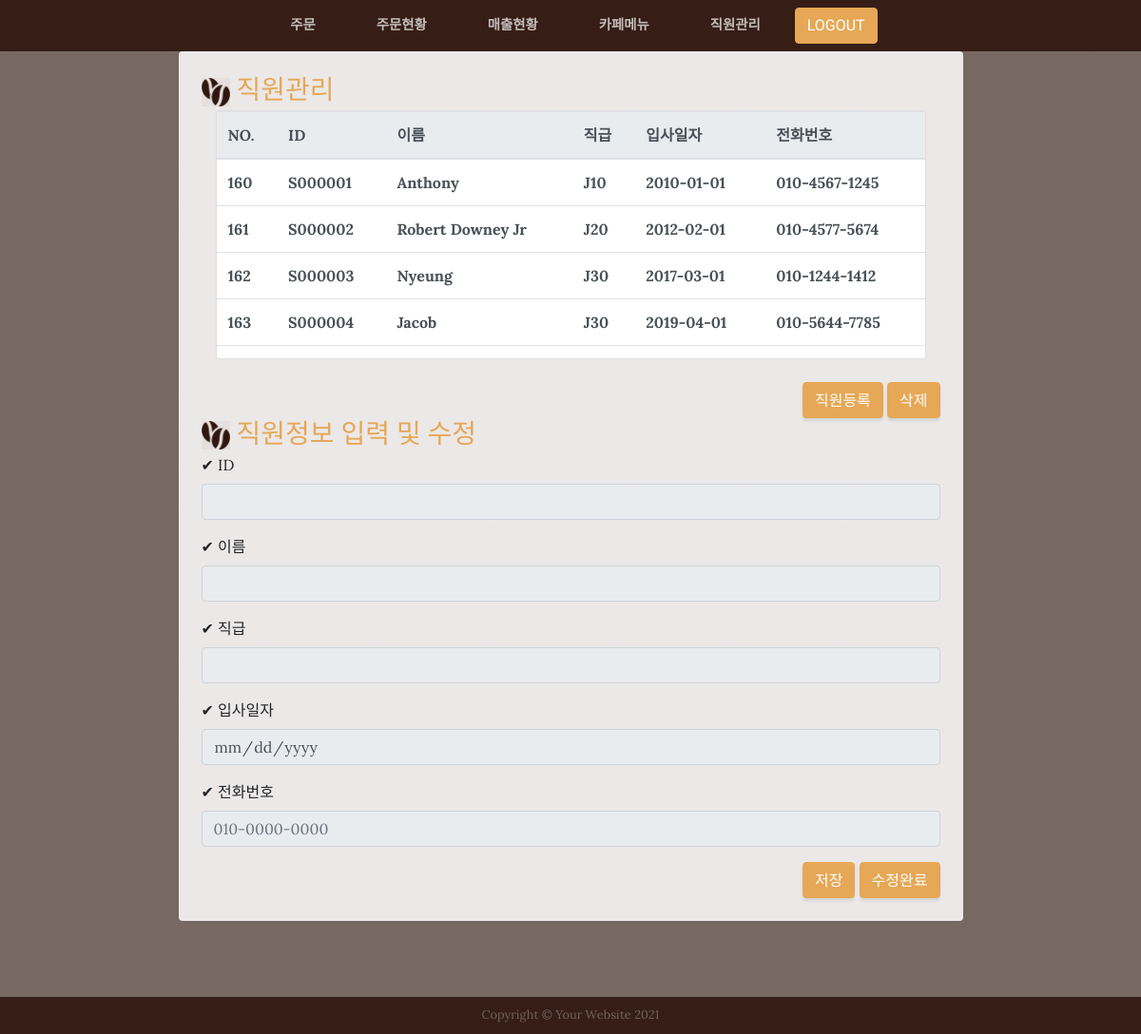
The app's page /maple/staff/ with its own data.
### mapleApp/models.py (models this page shows, shortened)
class Staff(models.Model):
    staffid = models.CharField(max_length=20,verbose_name='직원id')
    staffname = models.CharField(max_length=20,verbose_name='직원명')
    jobtitle = models.CharField(max_length=20,choices=job_title ,verbose_name='직급' )
    startdate = models.DateField(verbose_name='입사일')
    phone = models.CharField(max_length=20,verbose_name='전화번호')
    class Meta:
        db_table = 'm_staff' #테이블명

### mapleApp/views.py (the view)
# urls.py: path('staff/', views.staff, name='staff'),
def staff(request):
    if request.session.get('login')=='N':
        return redirect(index)
    staffs = Staff.objects.all()
    context = {'staffs' : staffs}
    return render(request, 'staff.html', context)

### mapleApp/templates/staff.html (shortened to what this page needs)
{% include 'header.html' %}
{% load static%}
{% load humanize %}
  <section class="page-section about-heading">
    <div class="container">
      <div class="about-heading-content">
        <div class="row">
          <div class="col-xl-9 col-lg-10 mx-auto">
            <div class="bg-faded rounded p-4">
              <h3 class="section-heading mb-1">
                <img  src="{% static 'img/cafe_icon3.png'%}" width="30" height="30">
                <span class="text-uppercase text-primary" > 직원관리 </span>
              </h3>
              <div class="container d-flex justify-content-center mt-10 mb-10">
                <div class="card w-100">
                  <div class="table-responsive">
                    <div style="width:100%; height:260px; overflow:auto ">
                    <table class="table table-hover " >
                      <thead class="thead-light">
                        <tr>
                          <th scope="col">NO.</th>
                          <th scope="col">ID</th>
                          <th scope="col">이름</th>
                          <th scope="col">직급</th>
                          <th scope="col">입사일자</th>
                          <th scope="col">전화번호</th>
                        </tr>
                      </thead>
                      <tbody id="staff_table">
                          {% for Staff in staffs %}
                          <tr>
                            <td>{{Staff.id}}</td>
                            <td>{{Staff.staffid}}</td>
                            <td>{{Staff.staffname}}</a></td>
                            <td>{{Staff.jobtitle}}</td>
                            <td>{{Staff.startdate|date:'Y-m-d'}}</td>
                            <td>{{Staff.phone}}</td>
                            </tr>
                          {% endfor %}
                      </tbody>
                    </table>
                    </div>
                  </div>
                </div>
              </div>
              <br>
              <div class="intro-button" align="right">
                <button type="submit" class="btn btn-primary" id="inputBtn2">직원등록</button>
                <button type="submit" class="btn btn-primary" id="delBtn2">삭제</button>
              </div>
              <h3 class="section-heading mb-1">
                <img  src="{% static 'img/cafe_icon3.png'%}" width="30" height="30">
                <span class="text-uppercase text-primary" > 직원정보 입력 및 수정 </span>
              </h3>
              <section class="content">
                <div class="row">
                  <div class="col-md-12">
                    <div class="box box-primary">
                      <form id="regForm"  method="post" action="" >
                        <div class="box-body">
                          <div class="form-group">
                            <label for="exampleInputEmail1"> ✔ ID </label>
                              <input type="text"  name="staffid" readonly
                                id='staffid' class="form-control" placeholder="">
                          </div>
                          <div class="form-group">
                            <label for="exampleInputEmail1"> ✔ 이름 </label>
                              <input type="text"  name="staffname" readonly
                                id='staffname' class="form-control" placeholder="">
                          </div>
                          <div class="form-group">
                            <label for="exampleInputEmail1"> ✔ 직급 </label>
                              <input type="text"   name="jobtitle" readonly
                                id='jobtitle' class="form-control" placeholder="">
                          </div>
                          <div class="form-group">
                            <label for="exampleInputEmail1"> ✔ 입사일자 </label>
                              <input type="date"   name="startdate" readonly
                                id='startdate' class="form-control" placeholder="">
                          </div>
                           <div class="form-group">
                            <label for="exampleInputEmail1"> ✔ 전화번호 </label>
                              <input type="tel"  name="phone" readonly
                                id='phone' class="form-control" placeholder="010-0000-0000">
                            </div>
                        </div>
                      </form>
                    </div>
                  </div>
                </div>
              </section>
              <div class="intro-button" align="right">
                <button type="submit" class="btn btn-primary" id="saveBtn3">저장</button>
                <button type="submit" class="btn btn-primary" id="modiBtn3">수정완료</button>
              </div>
            </div>
          </div>
        </div>
      </div>
    </div>
  </section>
{% include 'footer.html' %}
</body>
</html>

### mapleApp/templates/staff.html (style rules this page uses)
tbody { font-weight : bold; font-family: Lora; color : #495057 ; }

### records on screen
Staff: id "160", staffid "S000001", staffname "Anthony", jobtitle "J10", startdate "2010-01-01", phone "010-4567-1245"
Staff: id "161", staffid "S000002", staffname "Robert Downey Jr", jobtitle "J20", startdate "2012-02-01", phone "010-4577-5674"
Staff: id "162", staffid "S000003", staffname "Nyeung", jobtitle "J30", startdate "2017-03-01", phone "010-1244-1412"
Staff: id "163", staffid "S000004", staffname "Jacob", jobtitle "J30", startdate "2019-04-01", phone "010-5644-7785"
